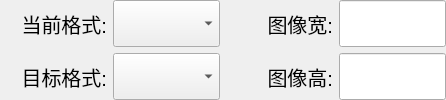
                         <widget class="QWidget" name="widget_43" native="true">
                          <property name="styleSheet">
                           <string notr="true">QWidget#widget_43{
	background-color:rgba(211, 215, 207, 96);
	border-radius: 20px;
	font-size:20px;
}
</string>
                          </property>
                          <layout class="QGridLayout" name="gridLayout" rowstretch="1,1" columnstretch="1,1">
                           <property name="leftMargin">
                            <number>0</number>
                           </property>
                           <property name="topMargin">
                            <number>0</number>
                           </property>
                           <property name="rightMargin">
                            <number>0</number>
                           </property>
                           <property name="bottomMargin">
                            <number>0</number>
                           </property>
                           <item row="0" column="0">
                            <layout class="QHBoxLayout" name="horizontalLayout_70">
                             <item>
                              <widget class="QLabel" name="label_111">
                               <property name="font">
                                <font>
                                 <pointsize>15</pointsize>
                                </font>
                               </property>
                               <property name="text">
                                <string>当前格式:</string>
                               </property>
                               <property name="alignment">
                                <set>Qt::AlignRight|Qt::AlignTrailing|Qt::AlignVCenter</set>
                               </property>
                              </widget>
                             </item>
                             <item>
                              <widget class="QComboBox" name="comboBox_8">
                               <property name="sizePolicy">
                                <sizepolicy hsizetype="Preferred" vsizetype="Preferred">
                                 <horstretch>0</horstretch>
                                 <verstretch>0</verstretch>
                                </sizepolicy>
                               </property>
                               <property name="maximumSize">
                                <size>
                                 <width>16777215</width>
                                 <height>70</height>
                                </size>
                               </property>
                               <property name="font">
                                <font>
                                 <pointsize>15</pointsize>
                                </font>
                               </property>
                              </widget>
                             </item>
                            </layout>
                           </item>
                           <item row="0" column="1">
                            <layout class="QHBoxLayout" name="horizontalLayout_81" stretch="1,1">
                             <item>
                              <widget class="QLabel" name="label_128">
                               <property name="font">
                                <font>
                                 <pointsize>15</pointsize>
                                </font>
                               </property>
                               <property name="text">
                                <string>图像宽:</string>
                               </property>
                               <property name="alignment">
                                <set>Qt::AlignRight|Qt::AlignTrailing|Qt::AlignVCenter</set>
                               </property>
                              </widget>
                             </item>
                             <item>
                              <widget class="QLineEdit" name="lineEdit_6">
                               <property name="sizePolicy">
                                <sizepolicy hsizetype="Expanding" vsizetype="Preferred">
                                 <horstretch>0</horstretch>
                                 <verstretch>0</verstretch>
                                </sizepolicy>
                               </property>
                               <property name="font">
                                <font>
                                 <pointsize>15</pointsize>
                                </font>
                               </property>
                              </widget>
                             </item>
                            </layout>
                           </item>
                           <item row="1" column="0">
                            <layout class="QHBoxLayout" name="horizontalLayout_71">
                             <item>
                              <widget class="QLabel" name="label_112">
                               <property name="font">
                                <font>
                                 <pointsize>15</pointsize>
                                </font>
                               </property>
                               <property name="text">
                                <string>目标格式:</string>
                               </property>
                               <property name="alignment">
                                <set>Qt::AlignRight|Qt::AlignTrailing|Qt::AlignVCenter</set>
                               </property>
                              </widget>
                             </item>
                             <item>
                              <widget class="QComboBox" name="comboBox_9">
                               <property name="sizePolicy">
                                <sizepolicy hsizetype="Preferred" vsizetype="Preferred">
                                 <horstretch>0</horstretch>
                                 <verstretch>0</verstretch>
                                </sizepolicy>
                               </property>
                               <property name="maximumSize">
                                <size>
                                 <width>16777215</width>
                                 <height>70</height>
                                </size>
                               </property>
                               <property name="font">
                                <font>
                                 <pointsize>15</pointsize>
                                </font>
                               </property>
                              </widget>
                             </item>
                            </layout>
                           </item>
                           <item row="1" column="1">
                            <layout class="QHBoxLayout" name="horizontalLayout_82" stretch="1,1">
                             <item>
                              <widget class="QLabel" name="label_129">
                               <property name="font">
                                <font>
                                 <pointsize>15</pointsize>
                                </font>
                               </property>
                               <property name="text">
                                <string>图像高:</string>
                               </property>
                               <property name="alignment">
                                <set>Qt::AlignRight|Qt::AlignTrailing|Qt::AlignVCenter</set>
                               </property>
                              </widget>
                             </item>
                             <item>
                              <widget class="QLineEdit" name="lineEdit_7">
                               <property name="sizePolicy">
                                <sizepolicy hsizetype="Expanding" vsizetype="Preferred">
                                 <horstretch>0</horstretch>
                                 <verstretch>0</verstretch>
                                </sizepolicy>
                               </property>
                               <property name="font">
                                <font>
                                 <pointsize>15</pointsize>
                                </font>
                               </property>
                              </widget>
                             </item>
                            </layout>
                           </item>
                          </layout>
                         </widget>
